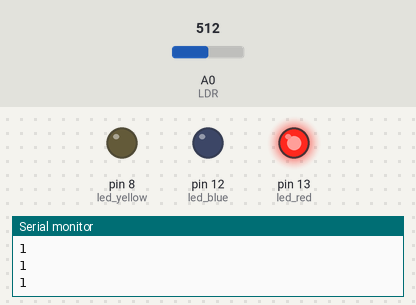
Bench run of a sketch on a simulated Arduino Uno, built with avr-gcc and run on an emulated ATmega328P. Parts: output pins drawn as LEDs (lit = HIGH), the last lines printed to the serial monitor. Inputs (shaded band) come from the test bench; at power-on: A0 (LDR) = 512.

Above: at 1.5 s.
1.6 s: A0 (LDR) set to 537
At 3.2 s:
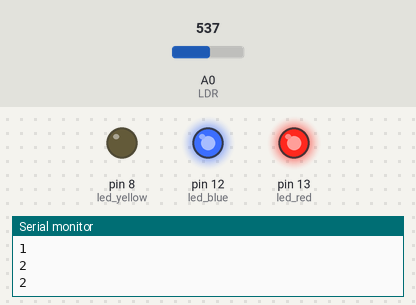
3.7 s: A0 (LDR) set to 673
5.6 s: A0 (LDR) set to 698
At 7.0 s:
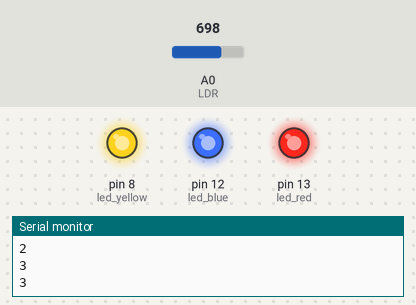
7.3 s: A0 (LDR) set to 836
8.8 s: A0 (LDR) set to 864
At 9.9 s:
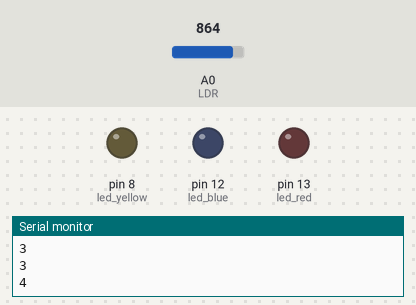
11.0 s: A0 (LDR) set to 716
At 12.8 s:
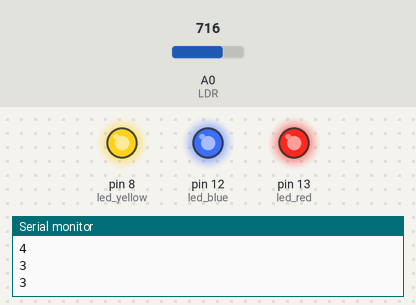
Timing chart, 0 to 14.2 s (numbered marks = the images above; inputs shaded):
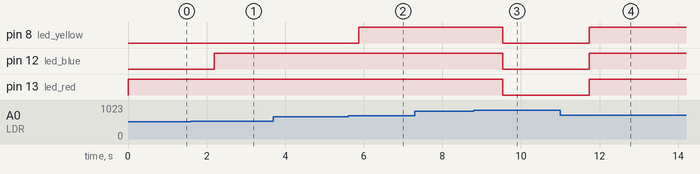

Measured:
- the behaviour switches between 528 and 529 on A0 (LDR) (found by bisection; images 0 and 1)
- the behaviour switches between 691 and 692 on A0 (LDR) (found by bisection; images 1 and 2)
- the behaviour switches between 854 and 855 on A0 (LDR) (found by bisection; images 2 and 3)
- after the input at 1.6 s, pin 12 (led_blue): LOW → HIGH after 0.60 s
- after the input at 5.6 s, pin 8 (led_yellow): LOW → HIGH after 0.27 s
- after the input at 8.8 s, pin 8 (led_yellow), pin 12 (led_blue), pin 13 (led_red): HIGH → LOW after 0.73 s
- after the input at 11.0 s, pin 8 (led_yellow), pin 12 (led_blue), pin 13 (led_red): LOW → HIGH after 0.73 s

The sketch:

ej3.ino
```cpp
// C++ code
//

#define LDR A0
#define led_red 13
#define led_blue 12
#define led_yellow 8

void setup()
{
  Serial.begin(9600);
  pinMode(led_red, OUTPUT);
  pinMode(led_blue, OUTPUT);
  pinMode(led_yellow, OUTPUT);
}

void loop()
{
  int valor = map(analogRead(LDR), 366, 1018, 1, 5);
  Serial.println(valor);
  if(valor == 1) {
    digitalWrite(led_red, HIGH);
    digitalWrite(led_blue, LOW);
    digitalWrite(led_yellow, LOW);
    delay(733);
  } else if(valor == 2) {
    digitalWrite(led_red, HIGH);
    digitalWrite(led_blue, HIGH);
    digitalWrite(led_yellow, LOW);
    delay(733);
  }else if(valor == 3) {
    digitalWrite(led_red, HIGH);
    digitalWrite(led_blue, HIGH);
    digitalWrite(led_yellow, HIGH);
    delay(733);
  }else{
    digitalWrite(led_red, LOW);
    digitalWrite(led_blue, LOW);
    digitalWrite(led_yellow, LOW);
    delay(733);
  }
}
```
